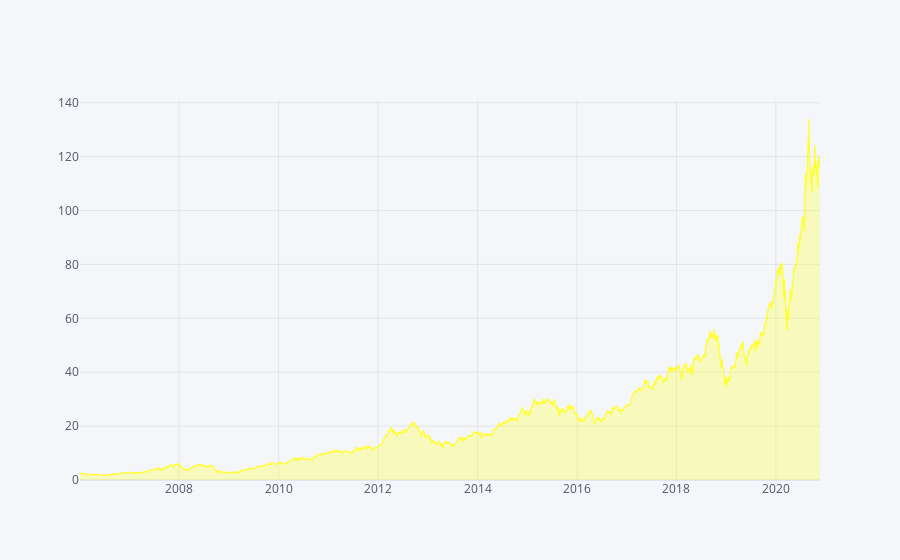

Notebook cell for this chart:
### Markdown cell above
The following interactive chart shows how adjusted closing price of Apple performed over these past years.

### Code cell
#Line chart of Apple
finaldf['AAPL']['Adj Close'].iplot(fill=True,colors=['yellow'])

### Figure 1 — Plotly figure (JSON) as saved in the notebook; plotly's stock layout.template omitted (floating-point values rounded to 4 significant figures; data arrays with more than 128 entries replaced by an {"elided": "..."} marker saying what was removed)
{"data": [{"fill": "tozeroy", "fillcolor": "rgba(255, 255, 51, 0.3)", "line": {"color": "rgba(255, 255, 51, 1.0)", "dash": "solid", "shape": "linear", "width": 1.3}, "mode": "lines", "name": "Adj Close", "text": "", "type": "scatter", "x": {"elided": "3749 str values"}, "y": {"elided": "3749 float values"}}], "layout": {"legend": {"bgcolor": "#F5F6F9", "font": {"color": "#4D5663"}}, "paper_bgcolor": "#F5F6F9", "plot_bgcolor": "#F5F6F9", "title": {"font": {"color": "#4D5663"}}, "xaxis": {"gridcolor": "#E1E5ED", "showgrid": true, "tickfont": {"color": "#4D5663"}, "title": {"font": {"color": "#4D5663"}, "text": ""}, "zerolinecolor": "#E1E5ED"}, "yaxis": {"gridcolor": "#E1E5ED", "showgrid": true, "tickfont": {"color": "#4D5663"}, "title": {"font": {"color": "#4D5663"}, "text": ""}, "zerolinecolor": "#E1E5ED"}}}
